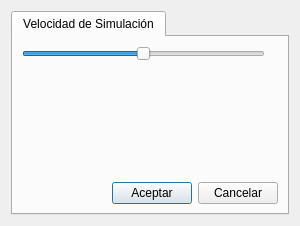
<?xml version="1.0" encoding="UTF-8"?>
<ui version="4.0">
 <class>ParametrosSimulacion</class>
 <widget class="QDialog" name="ParametrosSimulacion">
  <property name="geometry">
   <rect>
    <x>0</x>
    <y>0</y>
    <width>300</width>
    <height>226</height>
   </rect>
  </property>
  <property name="windowTitle">
   <string>Dialog</string>
  </property>
  <layout class="QGridLayout" name="gridLayout_2">
   <item row="0" column="0">
    <widget class="QTabWidget" name="tabWidget">
     <property name="currentIndex">
      <number>0</number>
     </property>
     <widget class="QWidget" name="tab">
      <attribute name="title">
       <string>Velocidad de Simulación</string>
      </attribute>
      <layout class="QGridLayout" name="gridLayout">
       <item row="0" column="0">
        <layout class="QVBoxLayout" name="verticalLayout">
         <item>
          <layout class="QHBoxLayout" name="horizontalLayout_2">
           <item>
            <widget class="QSlider" name="slider">
             <property name="minimum">
              <number>-3</number>
             </property>
             <property name="maximum">
              <number>3</number>
             </property>
             <property name="singleStep">
              <number>1</number>
             </property>
             <property name="pageStep">
              <number>1</number>
             </property>
             <property name="value">
              <number>0</number>
             </property>
             <property name="tracking">
              <bool>true</bool>
             </property>
             <property name="orientation">
              <enum>Qt::Horizontal</enum>
             </property>
             <property name="invertedAppearance">
              <bool>false</bool>
             </property>
             <property name="invertedControls">
              <bool>false</bool>
             </property>
             <property name="tickPosition">
              <enum>QSlider::NoTicks</enum>
             </property>
             <property name="tickInterval">
              <number>4</number>
             </property>
            </widget>
           </item>
           <item>
            <widget class="QLabel" name="sliderval">
             <property name="text">
              <string/>
             </property>
            </widget>
           </item>
          </layout>
         </item>
         <item>
          <spacer name="verticalSpacer">
           <property name="orientation">
            <enum>Qt::Vertical</enum>
           </property>
           <property name="sizeHint" stdset="0">
            <size>
             <width>20</width>
             <height>40</height>
            </size>
           </property>
          </spacer>
         </item>
         <item>
          <layout class="QHBoxLayout" name="horizontalLayout">
           <item>
            <spacer name="horizontalSpacer">
             <property name="orientation">
              <enum>Qt::Horizontal</enum>
             </property>
             <property name="sizeHint" stdset="0">
              <size>
               <width>40</width>
               <height>20</height>
              </size>
             </property>
            </spacer>
           </item>
           <item>
            <widget class="QPushButton" name="pushButton">
             <property name="text">
              <string>Aceptar</string>
             </property>
            </widget>
           </item>
           <item>
            <widget class="QPushButton" name="pushButton_2">
             <property name="text">
              <string>Cancelar</string>
             </property>
            </widget>
           </item>
          </layout>
         </item>
        </layout>
       </item>
      </layout>
     </widget>
    </widget>
   </item>
  </layout>
 </widget>
 <resources/>
 <connections>
  <connection>
   <sender>pushButton_2</sender>
   <signal>clicked()</signal>
   <receiver>ParametrosSimulacion</receiver>
   <slot>reject()</slot>
   <hints>
    <hint type="sourcelabel">
     <x>213</x>
     <y>189</y>
    </hint>
    <hint type="destinationlabel">
     <x>224</x>
     <y>244</y>
    </hint>
   </hints>
  </connection>
  <connection>
   <sender>pushButton</sender>
   <signal>clicked()</signal>
   <receiver>ParametrosSimulacion</receiver>
   <slot>accept()</slot>
   <hints>
    <hint type="sourcelabel">
     <x>134</x>
     <y>192</y>
    </hint>
    <hint type="destinationlabel">
     <x>123</x>
     <y>223</y>
    </hint>
   </hints>
  </connection>
 </connections>
</ui>
